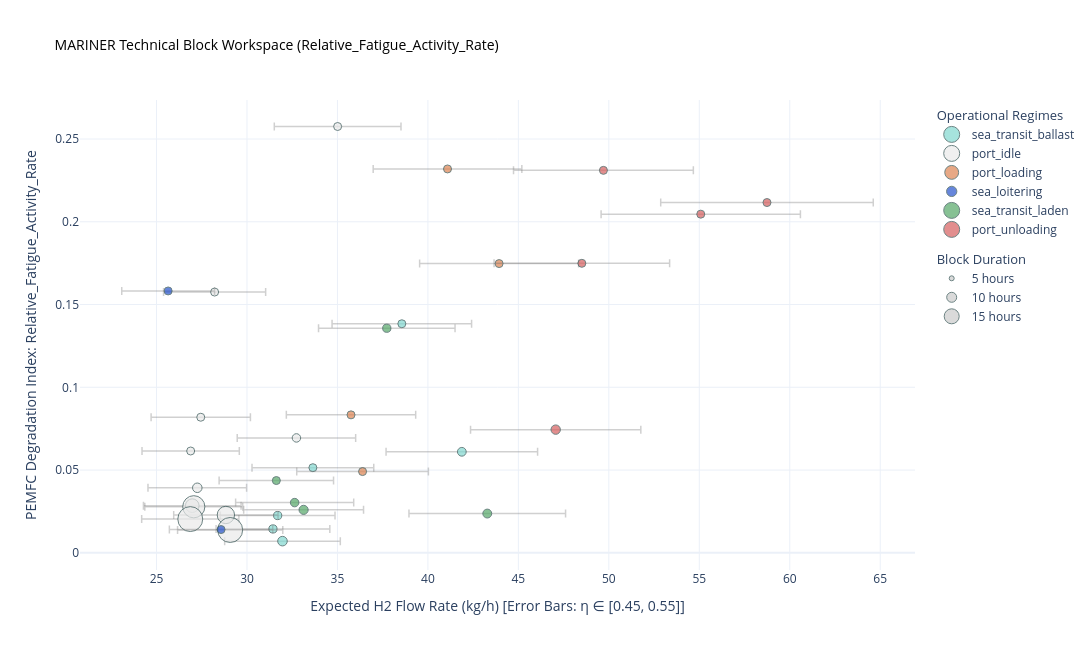
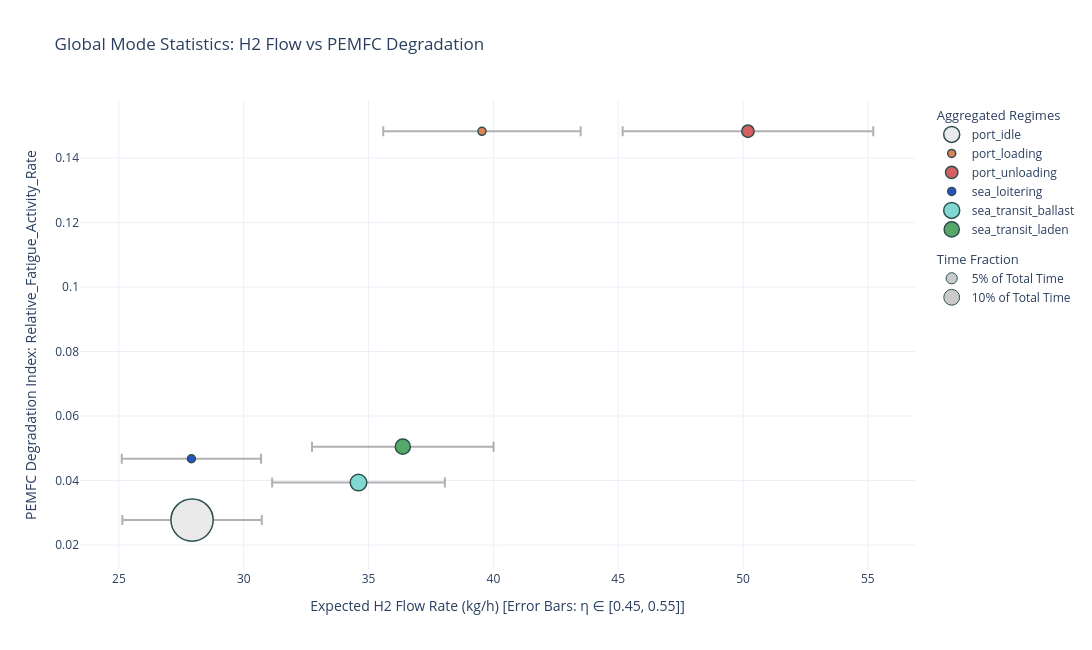
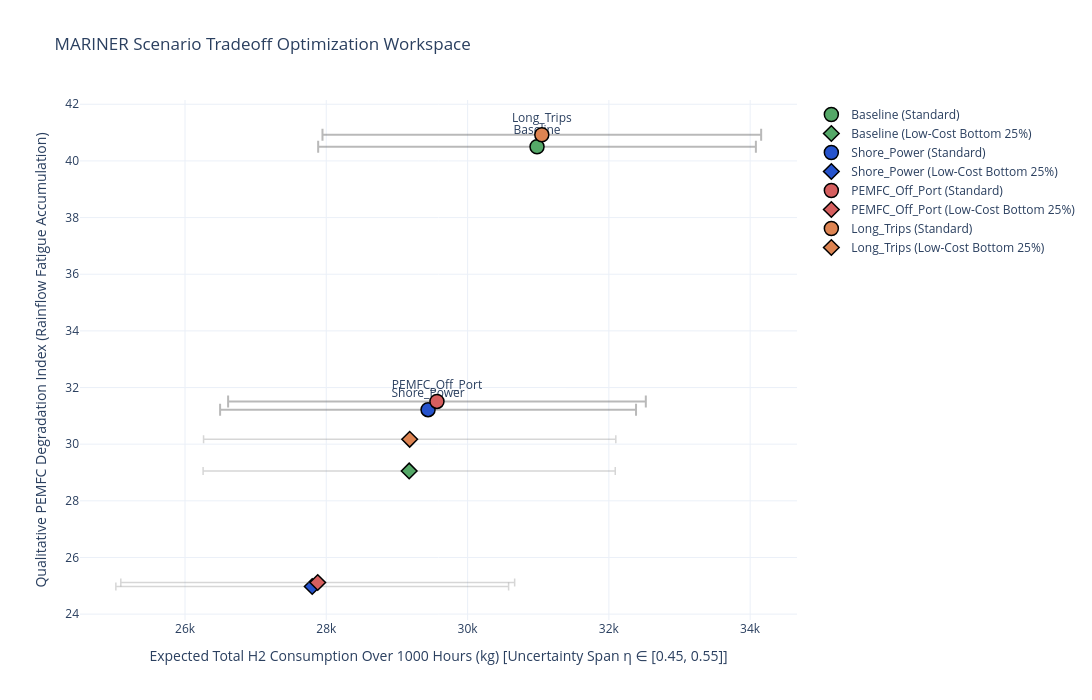

Notebook code for these charts, in order:
### Code cell
# ==========================================
# GROUP 1: BATTERSEA ONLY
# ==========================================
print("\n" + "="*50 + "\nANALYSIS: BATTERSEA ONLY\n" + "="*50)
battersea_reg = registry_dict.get("Battersea_voy.csv")

if battersea_reg is not None and not battersea_reg.empty:
    battersea_stats = profiler.extract_global_statistics(battersea_reg)

    # 1. Plot Block Workspace
    fig_bricks_batt = plot_block_space(battersea_reg, y_axis_metric='Relative_Fatigue_Activity_Rate')
    fig_bricks_batt.show()

    # 2. Plot Aggregated Mode Statistics
    fig_stats_batt = plot_mode_statistics(battersea_stats, y_axis_metric='Relative_Fatigue_Activity_Rate', print_summary=True)
    fig_stats_batt.show()

    # 3. Instantiate Scenario Manager & Run Pipeline
    manager_batt = ScenarioManager(registry_df=battersea_reg, global_stats=battersea_stats)
    compiled_scenarios_batt = manager_batt.run_full_scenario_pipeline(total_target_h=1000.0, print_summary=True)

    # 4. Render Final Scenario Optimization Tradeoff Chart
    fig_tradeoff_batt = plot_scenario_tradeoff_space(compiled_scenarios_batt)
    fig_tradeoff_batt.show()
else:
    print("Battersea data is not available in the processed cache.")

### Figure 1 — Plotly figure (JSON) as saved in the notebook; plotly's stock layout.template omitted (floating-point values rounded to 4 significant figures)
{"data": [{"error_x": {"array": [3.364, 3.144, 3.196, 3.856, 3.17, 4.187], "color": "rgba(120,120,120,0.35)", "symmetric": true, "thickness": 1.5, "type": "data", "width": 4}, "hoverinfo": "text", "legendgroup": "Modes", "legendgrouptitle": {"text": "Operational Regimes"}, "marker": {"color": "#81D8D0", "line": {"color": "DarkSlateGrey", "width": 1}, "size": [51.08, 65.42, 90.0, 34.33, 66.0, 75.33], "sizemin": 4, "sizemode": "area", "sizeref": 1.959}, "mode": "markers", "name": "sea_transit_ballast", "text": ["<b>Mode Block: sea_transit_ballast</b><br>File Origin: Battersea_voy.csv<br>Start Timestamp: 2026-01-05 01:35<br>Total Duration: 51.08 h<br>Mean Power Demand: 554.9 kW<br>-----------------------------------<br>H2 Rate: [30.28 - 37.01] kg/h<br>Fatigue Damage Rate: 0.0514 (/s)<br>Power Fluctuation: 0.80 (kW²/s²)<br>", "<b>Mode Block: sea_transit_ballast</b><br>File Origin: Battersea_voy.csv<br>Start Timestamp: 2026-01-18 01:35<br>Total Duration: 65.42 h<br>Mean Power Demand: 518.5 kW<br>-----------------------------------<br>H2 Rate: [28.29 - 34.58] kg/h<br>Fatigue Damage Rate: 0.0144 (/s)<br>Power Fluctuation: 0.23 (kW²/s²)<br>", "<b>Mode Block: sea_transit_ballast</b><br>File Origin: Battersea_voy.csv<br>Start Timestamp: 2026-01-28 09:35<br>Total Duration: 90.00 h<br>Mean Power Demand: 527.2 kW<br>-----------------------------------<br>H2 Rate: [28.77 - 35.16] kg/h<br>Fatigue Damage Rate: 0.0071 (/s)<br>Power Fluctuation: 0.13 (kW²/s²)<br>", "<b>Mode Block: sea_transit_ballast</b><br>File Origin: Battersea_voy.csv<br>Start Timestamp: 2026-03-02 03:35<br>Total Duration: 34.33 h<br>Mean Power Demand: 636.0 kW<br>-----------------------------------<br>H2 Rate: [34.70 - 42.41] kg/h<br>Fatigue Damage Rate: 0.1384 (/s)<br>Power Fluctuation: 2.47 (kW²/s²)<br>", "<b>Mode Block: sea_transit_ballast</b><br>File Origin: Battersea_voy.csv<br>Start Timestamp: 2026-03-25 04:35<br>Total Duration: 66.00 h<br>Mean Power Demand: 522.8 kW<br>-----------------------------------<br>H2 Rate: [28.53 - 34.87] kg/h<br>Fatigue Damage Rate: 0.0225 (/s)<br>Power Fluctuation: 0.40 (kW²/s²)<br>", "<b>Mode Block: sea_transit_ballast</b><br>File Origin: Battersea_voy.csv<br>Start Timestamp: 2026-04-30 06:55<br>Total Duration: 75.33 h<br>Mean Power Demand: 690.7 kW<br>-----------------------------------<br>H2 Rate: [37.69 - 46.06] kg/h<br>Fatigue Damage Rate: 0.0610 (/s)<br>Power Fluctuation: 1.06 (kW²/s²)<br>"], "type": "scatter", "x": [33.64, 31.44, 31.96, 38.56, 31.7, 41.87], "y": [0.05143, 0.01444, 0.00707, 0.1384, 0.02254, 0.06105]}, {"error_x": {"array": [2.744, 3.501, 2.689, 2.697, 2.725, 2.706, 2.821, 2.883, 2.687, 3.273, 2.907], "color": "rgba(120,120,120,0.35)", "symmetric": true, "thickness": 1.5, "type": "data", "width": 4}, "hoverinfo": "text", "legendgroup": "Modes", "legendgrouptitle": {"text": "Operational Regimes"}, "marker": {"color": "#EAEAEA", "line": {"color": "DarkSlateGrey", "width": 1}, "size": [38.08, 7.25, 45.83, 182.6, 89.17, 480.8, 38.25, 295.5, 607.9, 70.5, 612.2], "sizemin": 4, "sizemode": "area", "sizeref": 1.959}, "mode": "markers", "name": "port_idle", "text": ["<b>Mode Block: port_idle</b><br>File Origin: Battersea_voy.csv<br>Start Timestamp: 2026-01-07 04:40<br>Total Duration: 38.08 h<br>Mean Power Demand: 452.7 kW<br>-----------------------------------<br>H2 Rate: [24.70 - 30.19] kg/h<br>Fatigue Damage Rate: 0.0819 (/s)<br>Power Fluctuation: 1.44 (kW²/s²)<br>", "<b>Mode Block: port_idle</b><br>File Origin: Battersea_voy.csv<br>Start Timestamp: 2026-01-13 04:55<br>Total Duration: 7.25 h<br>Mean Power Demand: 577.4 kW<br>-----------------------------------<br>H2 Rate: [31.51 - 38.51] kg/h<br>Fatigue Damage Rate: 0.2576 (/s)<br>Power Fluctuation: 3.77 (kW²/s²)<br>", "<b>Mode Block: port_idle</b><br>File Origin: Battersea_voy.csv<br>Start Timestamp: 2026-01-15 03:10<br>Total Duration: 45.83 h<br>Mean Power Demand: 443.5 kW<br>-----------------------------------<br>H2 Rate: [24.20 - 29.58] kg/h<br>Fatigue Damage Rate: 0.0615 (/s)<br>Power Fluctuation: 1.01 (kW²/s²)<br>", "<b>Mode Block: port_idle</b><br>File Origin: Battersea_voy.csv<br>Start Timestamp: 2026-01-20 19:00<br>Total Duration: 182.58 h<br>Mean Power Demand: 444.9 kW<br>-----------------------------------<br>H2 Rate: [24.28 - 29.67] kg/h<br>Fatigue Damage Rate: 0.0285 (/s)<br>Power Fluctuation: 0.45 (kW²/s²)<br>", "<b>Mode Block: port_idle</b><br>File Origin: Battersea_voy.csv<br>Start Timestamp: 2026-02-01 03:35<br>Total Duration: 89.17 h<br>Mean Power Demand: 449.5 kW<br>-----------------------------------<br>H2 Rate: [24.53 - 29.98] kg/h<br>Fatigue Damage Rate: 0.0393 (/s)<br>Power Fluctuation: 0.59 (kW²/s²)<br>", "<b>Mode Block: port_idle</b><br>File Origin: Battersea_voy.csv<br>Start Timestamp: 2026-02-08 02:25<br>Total Duration: 480.83 h<br>Mean Power Demand: 446.3 kW<br>-----------------------------------<br>H2 Rate: [24.35 - 29.76] kg/h<br>Fatigue Damage Rate: 0.0278 (/s)<br>Power Fluctuation: 0.47 (kW²/s²)<br>", "<b>Mode Block: port_idle</b><br>File Origin: Battersea_voy.csv<br>Start Timestamp: 2026-03-03 13:55<br>Total Duration: 38.25 h<br>Mean Power Demand: 465.3 kW<br>-----------------------------------<br>H2 Rate: [25.39 - 31.03] kg/h<br>Fatigue Damage Rate: 0.1575 (/s)<br>Power Fluctuation: 2.91 (kW²/s²)<br>", "<b>Mode Block: port_idle</b><br>File Origin: Battersea_voy.csv<br>Start Timestamp: 2026-03-09 06:30<br>Total Duration: 295.50 h<br>Mean Power Demand: 475.6 kW<br>-----------------------------------<br>H2 Rate: [25.95 - 31.72] kg/h<br>Fatigue Damage Rate: 0.0229 (/s)<br>Power Fluctuation: 0.33 (kW²/s²)<br>", "<b>Mode Block: port_idle</b><br>File Origin: Battersea_voy.csv<br>Start Timestamp: 2026-03-27 22:35<br>Total Duration: 607.92 h<br>Mean Power Demand: 443.1 kW<br>-----------------------------------<br>H2 Rate: [24.18 - 29.55] kg/h<br>Fatigue Damage Rate: 0.0204 (/s)<br>Power Fluctuation: 0.33 (kW²/s²)<br>", "<b>Mode Block: port_idle</b><br>File Origin: Battersea_voy.csv<br>Start Timestamp: 2026-04-26 00:20<br>Total Duration: 70.50 h<br>Mean Power Demand: 539.9 kW<br>-----------------------------------<br>H2 Rate: [29.46 - 36.01] kg/h<br>Fatigue Damage Rate: 0.0694 (/s)<br>Power Fluctuation: 1.17 (kW²/s²)<br>", "<b>Mode Block: port_idle</b><br>File Origin: Battersea_voy.csv<br>Start Timestamp: 2026-05-03 10:15<br>Total Duration: 612.25 h<br>Mean Power Demand: 479.5 kW<br>-----------------------------------<br>H2 Rate: [26.16 - 31.98] kg/h<br>Fatigue Damage Rate: 0.0138 (/s)<br>Power Fluctuation: 0.19 (kW²/s²)<br>"], "type": "scatter", "x": [27.44, 35.01, 26.89, 26.97, 27.25, 27.06, 28.21, 28.83, 26.87, 32.73, 29.07], "y": [0.08192, 0.2576, 0.06153, 0.0285, 0.0393, 0.02785, 0.1575, 0.02288, 0.0204, 0.06943, 0.01381]}, {"error_x": {"array": [4.108, 3.575, 4.393, 3.639], "color": "rgba(120,120,120,0.35)", "symmetric": true, "thickness": 1.5, "type": "data", "width": 4}, "hoverinfo": "text", "legendgroup": "Modes", "legendgrouptitle": {"text": "Operational Regimes"}, "marker": {"color": "#DD8452", "line": {"color": "DarkSlateGrey", "width": 1}, "size": [19.83, 11.5, 11.83, 12.33], "sizemin": 4, "sizemode": "area", "sizeref": 1.959}, "mode": "markers", "name": "port_loading", "text": ["<b>Mode Block: port_loading</b><br>File Origin: Battersea_voy.csv<br>Start Timestamp: 2026-01-08 06:55<br>Total Duration: 19.83 h<br>Mean Power Demand: 677.6 kW<br>-----------------------------------<br>H2 Rate: [36.97 - 45.19] kg/h<br>Fatigue Damage Rate: 0.2319 (/s)<br>Power Fluctuation: 3.70 (kW²/s²)<br>", "<b>Mode Block: port_loading</b><br>File Origin: Battersea_voy.csv<br>Start Timestamp: 2026-02-04 12:20<br>Total Duration: 11.50 h<br>Mean Power Demand: 589.6 kW<br>-----------------------------------<br>H2 Rate: [32.17 - 39.32] kg/h<br>Fatigue Damage Rate: 0.0833 (/s)<br>Power Fluctuation: 1.76 (kW²/s²)<br>", "<b>Mode Block: port_loading</b><br>File Origin: Battersea_voy.csv<br>Start Timestamp: 2026-03-04 07:35<br>Total Duration: 11.83 h<br>Mean Power Demand: 724.6 kW<br>-----------------------------------<br>H2 Rate: [39.54 - 48.33] kg/h<br>Fatigue Damage Rate: 0.1747 (/s)<br>Power Fluctuation: 4.25 (kW²/s²)<br>", "<b>Mode Block: port_loading</b><br>File Origin: Battersea_voy.csv<br>Start Timestamp: 2026-04-21 09:45<br>Total Duration: 12.33 h<br>Mean Power Demand: 600.2 kW<br>-----------------------------------<br>H2 Rate: [32.75 - 40.03] kg/h<br>Fatigue Damage Rate: 0.0491 (/s)<br>Power Fluctuation: 1.14 (kW²/s²)<br>"], "type": "scatter", "x": [41.08, 35.75, 43.93, 36.39], "y": [0.2319, 0.08335, 0.1747, 0.0491]}, {"error_x": {"array": [2.564, 2.857], "color": "rgba(120,120,120,0.35)", "symmetric": true, "thickness": 1.5, "type": "data", "width": 4}, "hoverinfo": "text", "legendgroup": "Modes", "legendgrouptitle": {"text": "Operational Regimes"}, "marker": {"color": "#2653CC", "line": {"color": "DarkSlateGrey", "width": 1}, "size": [4.667, 15.92], "sizemin": 4, "sizemode": "area", "sizeref": 1.959}, "mode": "markers", "name": "sea_loitering", "text": ["<b>Mode Block: sea_loitering</b><br>File Origin: Battersea_voy.csv<br>Start Timestamp: 2026-01-11 03:15<br>Total Duration: 4.67 h<br>Mean Power Demand: 422.9 kW<br>-----------------------------------<br>H2 Rate: [23.08 - 28.21] kg/h<br>Fatigue Damage Rate: 0.1582 (/s)<br>Power Fluctuation: 3.43 (kW²/s²)<br>", "<b>Mode Block: sea_loitering</b><br>File Origin: Battersea_voy.csv<br>Start Timestamp: 2026-03-08 12:50<br>Total Duration: 15.92 h<br>Mean Power Demand: 471.2 kW<br>-----------------------------------<br>H2 Rate: [25.71 - 31.42] kg/h<br>Fatigue Damage Rate: 0.0141 (/s)<br>Power Fluctuation: 0.32 (kW²/s²)<br>"], "type": "scatter", "x": [25.64, 28.57], "y": [0.1582, 0.01407]}, {"error_x": {"array": [3.313, 3.162, 3.773, 3.263, 4.328], "color": "rgba(120,120,120,0.35)", "symmetric": true, "thickness": 1.5, "type": "data", "width": 4}, "hoverinfo": "text", "legendgroup": "Modes", "legendgrouptitle": {"text": "Operational Regimes"}, "marker": {"color": "#55A868", "line": {"color": "DarkSlateGrey", "width": 1}, "size": [81.67, 20.33, 66.17, 70.58, 77.5], "sizemin": 4, "sizemode": "area", "sizeref": 1.959}, "mode": "markers", "name": "sea_transit_laden", "text": ["<b>Mode Block: sea_transit_laden</b><br>File Origin: Battersea_voy.csv<br>Start Timestamp: 2026-01-09 14:35<br>Total Duration: 81.67 h<br>Mean Power Demand: 546.4 kW<br>-----------------------------------<br>H2 Rate: [29.82 - 36.44] kg/h<br>Fatigue Damage Rate: 0.0260 (/s)<br>Power Fluctuation: 0.41 (kW²/s²)<br>", "<b>Mode Block: sea_transit_laden</b><br>File Origin: Battersea_voy.csv<br>Start Timestamp: 2026-01-14 06:50<br>Total Duration: 20.33 h<br>Mean Power Demand: 521.6 kW<br>-----------------------------------<br>H2 Rate: [28.46 - 34.78] kg/h<br>Fatigue Damage Rate: 0.0437 (/s)<br>Power Fluctuation: 0.83 (kW²/s²)<br>", "<b>Mode Block: sea_transit_laden</b><br>File Origin: Battersea_voy.csv<br>Start Timestamp: 2026-02-05 08:15<br>Total Duration: 66.17 h<br>Mean Power Demand: 622.2 kW<br>-----------------------------------<br>H2 Rate: [33.95 - 41.50] kg/h<br>Fatigue Damage Rate: 0.1357 (/s)<br>Power Fluctuation: 2.25 (kW²/s²)<br>", "<b>Mode Block: sea_transit_laden</b><br>File Origin: Battersea_voy.csv<br>Start Timestamp: 2026-03-05 16:00<br>Total Duration: 70.58 h<br>Mean Power Demand: 538.3 kW<br>-----------------------------------<br>H2 Rate: [29.37 - 35.90] kg/h<br>Fatigue Damage Rate: 0.0304 (/s)<br>Power Fluctuation: 0.43 (kW²/s²)<br>", "<b>Mode Block: sea_transit_laden</b><br>File Origin: Battersea_voy.csv<br>Start Timestamp: 2026-04-22 18:50<br>Total Duration: 77.50 h<br>Mean Power Demand: 713.8 kW<br>-----------------------------------<br>H2 Rate: [38.95 - 47.61] kg/h<br>Fatigue Damage Rate: 0.0237 (/s)<br>Power Fluctuation: 0.29 (kW²/s²)<br>"], "type": "scatter", "x": [33.13, 31.62, 37.73, 32.63, 43.28], "y": [0.02597, 0.04368, 0.1357, 0.03036, 0.02374]}, {"error_x": {"array": [5.508, 4.97, 4.851, 4.706, 5.874], "color": "rgba(120,120,120,0.35)", "symmetric": true, "thickness": 1.5, "type": "data", "width": 4}, "hoverinfo": "text", "legendgroup": "Modes", "legendgrouptitle": {"text": "Operational Regimes"}, "marker": {"color": "#D65F5F", "line": {"color": "DarkSlateGrey", "width": 1}, "size": [18.67, 24.58, 48.33, 86.58, 32.08], "sizemin": 4, "sizemode": "area", "sizeref": 1.959}, "mode": "markers", "name": "port_unloading", "text": ["<b>Mode Block: port_unloading</b><br>File Origin: Battersea_voy.csv<br>Start Timestamp: 2026-01-13 10:10<br>Total Duration: 18.67 h<br>Mean Power Demand: 908.5 kW<br>-----------------------------------<br>H2 Rate: [49.57 - 60.59] kg/h<br>Fatigue Damage Rate: 0.2046 (/s)<br>Power Fluctuation: 2.84 (kW²/s²)<br>", "<b>Mode Block: port_unloading</b><br>File Origin: Battersea_voy.csv<br>Start Timestamp: 2026-01-16 22:50<br>Total Duration: 24.58 h<br>Mean Power Demand: 819.7 kW<br>-----------------------------------<br>H2 Rate: [44.73 - 54.67] kg/h<br>Fatigue Damage Rate: 0.2311 (/s)<br>Power Fluctuation: 3.40 (kW²/s²)<br>", "<b>Mode Block: port_unloading</b><br>File Origin: Battersea_voy.csv<br>Start Timestamp: 2026-02-09 06:45<br>Total Duration: 48.33 h<br>Mean Power Demand: 800.1 kW<br>-----------------------------------<br>H2 Rate: [43.66 - 53.36] kg/h<br>Fatigue Damage Rate: 0.1749 (/s)<br>Power Fluctuation: 3.36 (kW²/s²)<br>", "<b>Mode Block: port_unloading</b><br>File Origin: Battersea_voy.csv<br>Start Timestamp: 2026-03-12 05:50<br>Total Duration: 86.58 h<br>Mean Power Demand: 776.2 kW<br>-----------------------------------<br>H2 Rate: [42.36 - 51.77] kg/h<br>Fatigue Damage Rate: 0.0744 (/s)<br>Power Fluctuation: 0.99 (kW²/s²)<br>", "<b>Mode Block: port_unloading</b><br>File Origin: Battersea_voy.csv<br>Start Timestamp: 2026-04-26 20:55<br>Total Duration: 32.08 h<br>Mean Power Demand: 968.8 kW<br>-----------------------------------<br>H2 Rate: [52.87 - 64.61] kg/h<br>Fatigue Damage Rate: 0.2116 (/s)<br>Power Fluctuation: 5.95 (kW²/s²)<br>"], "type": "scatter", "x": [55.08, 49.7, 48.51, 47.06, 58.74], "y": [0.2046, 0.2311, 0.1749, 0.07444, 0.2116]}, {"legendgroup": "Size", "legendgrouptitle": {"text": "Block Duration"}, "marker": {"color": "rgba(150,150,150,0.5)", "line": {"color": "DarkSlateGrey", "width": 1}, "size": [5], "sizemode": "area", "sizeref": 1.959}, "mode": "markers", "name": "5 hours", "type": "scatter", "x": [null], "y": [null]}, {"legendgroup": "Size", "legendgrouptitle": {"text": "Block Duration"}, "marker": {"color": "rgba(150,150,150,0.5)", "line": {"color": "DarkSlateGrey", "width": 1}, "size": [10], "sizemode": "area", "sizeref": 1.959}, "mode": "markers", "name": "10 hours", "type": "scatter", "x": [null], "y": [null]}, {"legendgroup": "Size", "legendgrouptitle": {"text": "Block Duration"}, "marker": {"color": "rgba(150,150,150,0.5)", "line": {"color": "DarkSlateGrey", "width": 1}, "size": [15], "sizemode": "area", "sizeref": 1.959}, "mode": "markers", "name": "15 hours", "type": "scatter", "x": [null], "y": [null]}], "layout": {"height": 650, "hovermode": "closest", "title": {"font": {"color": "black", "size": 14}, "text": "MARINER Technical Block Workspace (Relative_Fatigue_Activity_Rate)"}, "width": 1100, "xaxis": {"title": {"text": "Expected H2 Flow Rate (kg/h) [Error Bars: η ∈ [0.45, 0.55]]"}}, "yaxis": {"title": {"text": "PEMFC Degradation Index: Relative_Fatigue_Activity_Rate"}}}}

### Figure 2 — Plotly figure (JSON) as saved in the notebook; plotly's stock layout.template omitted (floating-point values rounded to 4 significant figures)
{"data": [{"error_x": {"array": [2.793], "arrayminus": [2.793], "color": "rgba(100,100,100,0.5)", "thickness": 2, "type": "data", "width": 5}, "hoverinfo": "text", "hovertext": ["<b>port_idle</b><br>Time Fraction: 71.5% (2468.2 hrs)<br>Avg Block Duration: 224.4 hours<br>Mean Power: 460.7 kW<br>Mean Ship Speed: 0.1 knots<br>H2 Rate: [25.14 - 30.72] kg/h<br>Fatigue Damage Rate: 0.0277 (/h)<br>Power Fluctuation: 0.44 (kW³/h³)<br>"], "legendgroup": "Modes", "legendgrouptitle": {"text": "Aggregated Regimes"}, "marker": {"color": "#EAEAEA", "line": {"color": "DarkSlateGrey", "width": 1.5}, "size": 42.27}, "mode": "markers", "name": "port_idle", "type": "scatter", "x": [27.93], "y": [0.02773]}, {"error_x": {"array": [3.954], "arrayminus": [3.954], "color": "rgba(100,100,100,0.5)", "thickness": 2, "type": "data", "width": 5}, "hoverinfo": "text", "hovertext": ["<b>port_loading</b><br>Time Fraction: 1.6% (55.5 hrs)<br>Avg Block Duration: 13.9 hours<br>Mean Power: 652.2 kW<br>Mean Ship Speed: 0.1 knots<br>H2 Rate: [35.59 - 43.50] kg/h<br>Fatigue Damage Rate: 0.1483 (/h)<br>Power Fluctuation: 2.85 (kW³/h³)<br>"], "legendgroup": "Modes", "legendgrouptitle": {"text": "Aggregated Regimes"}, "marker": {"color": "#DD8452", "line": {"color": "DarkSlateGrey", "width": 1.5}, "size": 8}, "mode": "markers", "name": "port_loading", "type": "scatter", "x": [39.54], "y": [0.1483]}, {"error_x": {"array": [5.02], "arrayminus": [5.02], "color": "rgba(100,100,100,0.5)", "thickness": 2, "type": "data", "width": 5}, "hoverinfo": "text", "hovertext": ["<b>port_unloading</b><br>Time Fraction: 6.1% (210.2 hrs)<br>Avg Block Duration: 42.0 hours<br>Mean Power: 827.9 kW<br>Mean Ship Speed: 0.0 knots<br>H2 Rate: [45.18 - 55.22] kg/h<br>Fatigue Damage Rate: 0.1483 (/h)<br>Power Fluctuation: 2.74 (kW³/h³)<br>"], "legendgroup": "Modes", "legendgrouptitle": {"text": "Aggregated Regimes"}, "marker": {"color": "#D65F5F", "line": {"color": "DarkSlateGrey", "width": 1.5}, "size": 12.34}, "mode": "markers", "name": "port_unloading", "type": "scatter", "x": [50.2], "y": [0.1483]}, {"error_x": {"array": [2.79], "arrayminus": [2.79], "color": "rgba(100,100,100,0.5)", "thickness": 2, "type": "data", "width": 5}, "hoverinfo": "text", "hovertext": ["<b>sea_loitering</b><br>Time Fraction: 0.6% (20.6 hrs)<br>Avg Block Duration: 10.3 hours<br>Mean Power: 460.2 kW<br>Mean Ship Speed: 1.0 knots<br>H2 Rate: [25.11 - 30.69] kg/h<br>Fatigue Damage Rate: 0.0468 (/h)<br>Power Fluctuation: 1.03 (kW³/h³)<br>"], "legendgroup": "Modes", "legendgrouptitle": {"text": "Aggregated Regimes"}, "marker": {"color": "#2653CC", "line": {"color": "DarkSlateGrey", "width": 1.5}, "size": 8}, "mode": "markers", "name": "sea_loitering", "type": "scatter", "x": [27.9], "y": [0.04675]}, {"error_x": {"array": [3.46], "arrayminus": [3.46], "color": "rgba(100,100,100,0.5)", "thickness": 2, "type": "data", "width": 5}, "hoverinfo": "text", "hovertext": ["<b>sea_transit_ballast</b><br>Time Fraction: 11.1% (382.2 hrs)<br>Avg Block Duration: 63.7 hours<br>Mean Power: 570.6 kW<br>Mean Ship Speed: 10.9 knots<br>H2 Rate: [31.14 - 38.06] kg/h<br>Fatigue Damage Rate: 0.0394 (/h)<br>Power Fluctuation: 0.68 (kW³/h³)<br>"], "legendgroup": "Modes", "legendgrouptitle": {"text": "Aggregated Regimes"}, "marker": {"color": "#81D8D0", "line": {"color": "DarkSlateGrey", "width": 1.5}, "size": 16.63}, "mode": "markers", "name": "sea_transit_ballast", "type": "scatter", "x": [34.6], "y": [0.03937]}, {"error_x": {"array": [3.637], "arrayminus": [3.637], "color": "rgba(100,100,100,0.5)", "thickness": 2, "type": "data", "width": 5}, "hoverinfo": "text", "hovertext": ["<b>sea_transit_laden</b><br>Time Fraction: 9.2% (316.2 hrs)<br>Avg Block Duration: 63.2 hours<br>Mean Power: 599.9 kW<br>Mean Ship Speed: 12.1 knots<br>H2 Rate: [32.73 - 40.01] kg/h<br>Fatigue Damage Rate: 0.0505 (/h)<br>Power Fluctuation: 0.80 (kW³/h³)<br>"], "legendgroup": "Modes", "legendgrouptitle": {"text": "Aggregated Regimes"}, "marker": {"color": "#55A868", "line": {"color": "DarkSlateGrey", "width": 1.5}, "size": 15.13}, "mode": "markers", "name": "sea_transit_laden", "type": "scatter", "x": [36.37], "y": [0.05049]}, {"legendgroup": "Size", "legendgrouptitle": {"text": "Time Fraction"}, "marker": {"color": "rgba(150,150,150,0.5)", "line": {"color": "DarkSlateGrey", "width": 1}, "size": 11.18}, "mode": "markers", "name": "5% of Total Time", "type": "scatter", "x": [null], "y": [null]}, {"legendgroup": "Size", "legendgrouptitle": {"text": "Time Fraction"}, "marker": {"color": "rgba(150,150,150,0.5)", "line": {"color": "DarkSlateGrey", "width": 1}, "size": 15.81}, "mode": "markers", "name": "10% of Total Time", "type": "scatter", "x": [null], "y": [null]}], "layout": {"height": 650, "hovermode": "closest", "title": {"text": "Global Mode Statistics: H2 Flow vs PEMFC Degradation"}, "width": 1100, "xaxis": {"title": {"text": "Expected H2 Flow Rate (kg/h) [Error Bars: η ∈ [0.45, 0.55]]"}}, "yaxis": {"title": {"text": "PEMFC Degradation Index: Relative_Fatigue_Activity_Rate"}}}}

### Figure 3 — Plotly figure (JSON) as saved in the notebook; plotly's stock layout.template omitted (floating-point values rounded to 4 significant figures)
{"data": [{"error_x": {"array": [3098.0], "color": "rgba(80,80,80,0.4)", "thickness": 2, "type": "data", "width": 6}, "hoverinfo": "text", "hovertext": "<b>Scenario: Baseline (Standard)</b><br>Fatigue Index: 40.4993<br>H2 Mass Range: [27884.8 - 34081.4] kg<br>Power Fluctuation: 0.00 (kW²/s²)", "marker": {"color": "#55A868", "line": {"color": "black", "width": 1.5}, "size": 14, "symbol": "circle"}, "mode": "markers+text", "name": "Baseline (Standard)", "text": ["Baseline"], "textposition": "top center", "type": "scatter", "x": [30980.0], "y": [40.5]}, {"error_x": {"array": [2917.0], "color": "rgba(120,120,120,0.3)", "thickness": 1.5, "type": "data", "width": 4}, "hoverinfo": "text", "hovertext": "<b>Scenario: Baseline (Low-Cost Profile)</b><br>Fatigue Index: 29.0556<br>H2 Mass Range: [26255.9 - 32090.5] kg<br>Power Fluctuation: 0.00 (kW²/s²)", "marker": {"color": "#55A868", "line": {"color": "black", "width": 1.5}, "size": 12, "symbol": "diamond"}, "mode": "markers", "name": "Baseline (Low-Cost Bottom 25%)", "type": "scatter", "x": [29170.0], "y": [29.06]}, {"error_x": {"array": [2944.0], "color": "rgba(80,80,80,0.4)", "thickness": 2, "type": "data", "width": 6}, "hoverinfo": "text", "hovertext": "<b>Scenario: Shore_Power (Standard)</b><br>Fatigue Index: 31.2175<br>H2 Mass Range: [26496.5 - 32384.6] kg<br>Power Fluctuation: 0.00 (kW²/s²)", "marker": {"color": "#2653CC", "line": {"color": "black", "width": 1.5}, "size": 14, "symbol": "circle"}, "mode": "markers+text", "name": "Shore_Power (Standard)", "text": ["Shore_Power"], "textposition": "top center", "type": "scatter", "x": [29440.0], "y": [31.22]}, {"error_x": {"array": [2780.0], "color": "rgba(120,120,120,0.3)", "thickness": 1.5, "type": "data", "width": 4}, "hoverinfo": "text", "hovertext": "<b>Scenario: Shore_Power (Low-Cost Profile)</b><br>Fatigue Index: 24.9753<br>H2 Mass Range: [25020.6 - 30580.8] kg<br>Power Fluctuation: 0.00 (kW²/s²)", "marker": {"color": "#2653CC", "line": {"color": "black", "width": 1.5}, "size": 12, "symbol": "diamond"}, "mode": "markers", "name": "Shore_Power (Low-Cost Bottom 25%)", "type": "scatter", "x": [27800.0], "y": [24.98]}, {"error_x": {"array": [2957.0], "color": "rgba(80,80,80,0.4)", "thickness": 2, "type": "data", "width": 6}, "hoverinfo": "text", "hovertext": "<b>Scenario: PEMFC_Off_Port (Standard)</b><br>Fatigue Index: 31.5082<br>H2 Mass Range: [26609.9 - 32523.2] kg<br>Power Fluctuation: 0.00 (kW²/s²)", "marker": {"color": "#D65F5F", "line": {"color": "black", "width": 1.5}, "size": 14, "symbol": "circle"}, "mode": "markers+text", "name": "PEMFC_Off_Port (Standard)", "text": ["PEMFC_Off_Port"], "textposition": "top center", "type": "scatter", "x": [29570.0], "y": [31.51]}, {"error_x": {"array": [2788.0], "color": "rgba(120,120,120,0.3)", "thickness": 1.5, "type": "data", "width": 4}, "hoverinfo": "text", "hovertext": "<b>Scenario: PEMFC_Off_Port (Low-Cost Profile)</b><br>Fatigue Index: 25.1165<br>H2 Mass Range: [25090.7 - 30666.4] kg<br>Power Fluctuation: 0.00 (kW²/s²)", "marker": {"color": "#D65F5F", "line": {"color": "black", "width": 1.5}, "size": 12, "symbol": "diamond"}, "mode": "markers", "name": "PEMFC_Off_Port (Low-Cost Bottom 25%)", "type": "scatter", "x": [27880.0], "y": [25.12]}, {"error_x": {"array": [3105.0], "color": "rgba(80,80,80,0.4)", "thickness": 2, "type": "data", "width": 6}, "hoverinfo": "text", "hovertext": "<b>Scenario: Long_Trips (Standard)</b><br>Fatigue Index: 40.9239<br>H2 Mass Range: [27945.8 - 34155.9] kg<br>Power Fluctuation: 0.00 (kW²/s²)", "marker": {"color": "#DD8452", "line": {"color": "black", "width": 1.5}, "size": 14, "symbol": "circle"}, "mode": "markers+text", "name": "Long_Trips (Standard)", "text": ["Long_Trips"], "textposition": "top center", "type": "scatter", "x": [31050.0], "y": [40.92]}, {"error_x": {"array": [2918.0], "color": "rgba(120,120,120,0.3)", "thickness": 1.5, "type": "data", "width": 4}, "hoverinfo": "text", "hovertext": "<b>Scenario: Long_Trips (Low-Cost Profile)</b><br>Fatigue Index: 30.1716<br>H2 Mass Range: [26262.3 - 32098.3] kg<br>Power Fluctuation: 0.00 (kW²/s²)", "marker": {"color": "#DD8452", "line": {"color": "black", "width": 1.5}, "size": 12, "symbol": "diamond"}, "mode": "markers", "name": "Long_Trips (Low-Cost Bottom 25%)", "type": "scatter", "x": [29180.0], "y": [30.17]}], "layout": {"height": 700, "hovermode": "closest", "title": {"text": "MARINER Scenario Tradeoff Optimization Workspace"}, "width": 1100, "xaxis": {"title": {"text": "Expected Total H2 Consumption Over 1000 Hours (kg) [Uncertainty Span η ∈ [0.45, 0.55]]"}}, "yaxis": {"title": {"text": "Qualitative PEMFC Degradation Index (Rainflow Fatigue Accumulation)"}}}}
